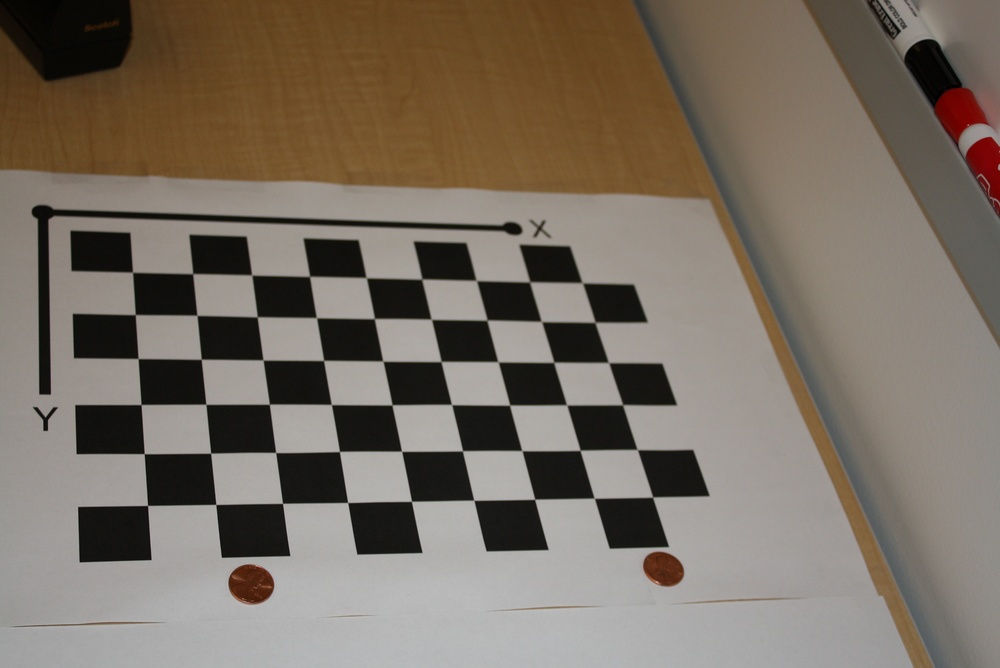
#> input picture lista6/data/image_calib_1.jpg, 1000 x 668 px, shrunk from 2816 x 1880 before the run
$ jupyter execute --allow-errors calibracao_Zhang.ipynb
#> lines starting #> are read from the running program, lines starting #| are printed output that depends on the picture; after the words box and inside, x2 and y2 are one past the last pixel; in counts of white or black regions, pixels touching at a corner belong together
[cell 1]
import numpy as np
import cv2
import math
from matplotlib import pyplot as plt
import os
import pandas as pd

[cell 2]
#variáveis auxiliares

pasta_resultados = "../results/"
pasta_dados = "../data/"

[cell 3]
#carrega 1 imagem para teste

image_file = pasta_dados+"image_calib_1.jpg"

imageBGR = cv2.imread(image_file, cv2.IMREAD_COLOR )
#> imageBGR is the input picture: shape (668, 1000, 3); mean B, G, R 99.3, 110.8, 121.1

imageRGB = cv2.cvtColor(imageBGR, cv2.COLOR_BGR2RGB )
gray_image = cv2.cvtColor(imageBGR, cv2.COLOR_BGR2GRAY)
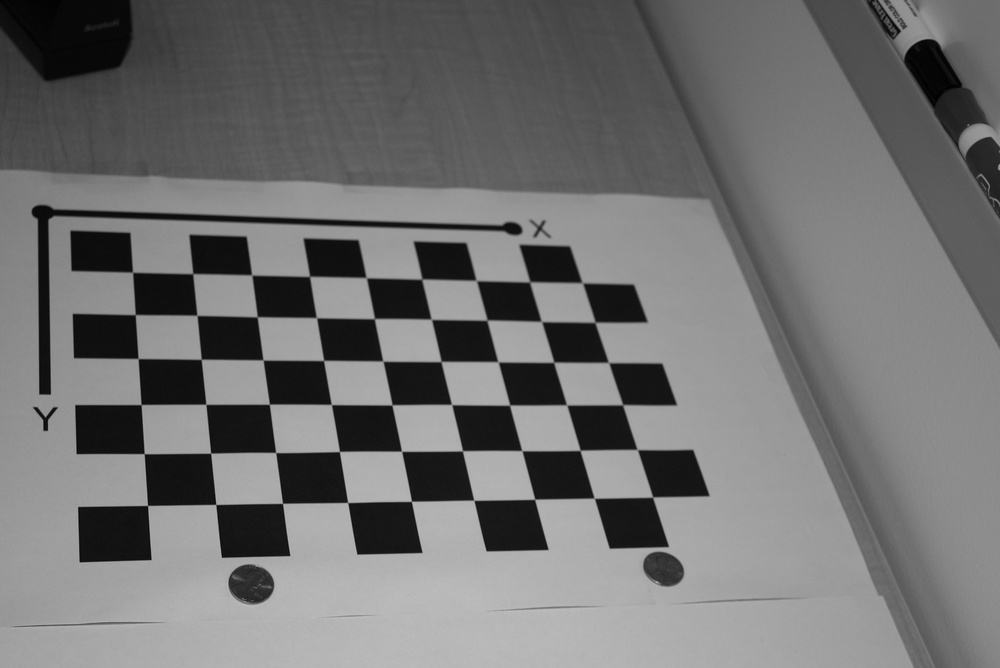
#> gray_image: shape (668, 1000); min 0, max 192, mean 112.6

plt.imshow(gray_image, cmap="gray", vmin=0, vmax=255)
plt.title('imagem cinza')
plt.show()

[cell 4]
#calcula os cantos do tabuleiro de xadrez
#open cv já possui uma função especifica para tal calibragem disponivel em:
# https://docs.opencv.org/2.4/modules/calib3d/doc/camera_calibration_and_3d_reconstruction.html
# https://docs.opencv.org/2.4/modules/imgproc/doc/feature_detection.html?highlight=cornersubpix

#item 2 e 3 da lista iterativo com 1 imagem


#variável interna utilizada pelo cornerSubPix para refinar a busca por cantos
criteria = (cv2.TERM_CRITERIA_EPS + cv2.TERM_CRITERIA_MAX_ITER, 30, 0.001)

#calcula os cantos do tabuleiro de xadrez
ret, corners = cv2.findChessboardCorners(gray_image, (6,9),None)
#> ret = True; corners = 54 rows, first 8: [147.5, 505.5], [144.2, 453.6], [141, 404.5], [138.1, 358.5], [135.3, 314.6], [132.6, 272.3], [215.8, 504.4], [210.6, 453.2]

#caso tenha conseguido encontrar os cantos, é feito um refinamento e é traçado os pontos na imagem
if ret:
    corners2 = cv2.cornerSubPix(gray_image,corners,(11,11),(-1,-1),criteria)
#> corners2 = 54 rows, first 8: [147.6, 505.5], [144.2, 453.7], [141.1, 404.5], [138.1, 358.5], [135.3, 314.6], [132.5, 272.2], [215.8, 504.4], [210.7, 453.2]

    img = cv2.drawChessboardCorners(imageRGB, (6,9), corners2,ret)
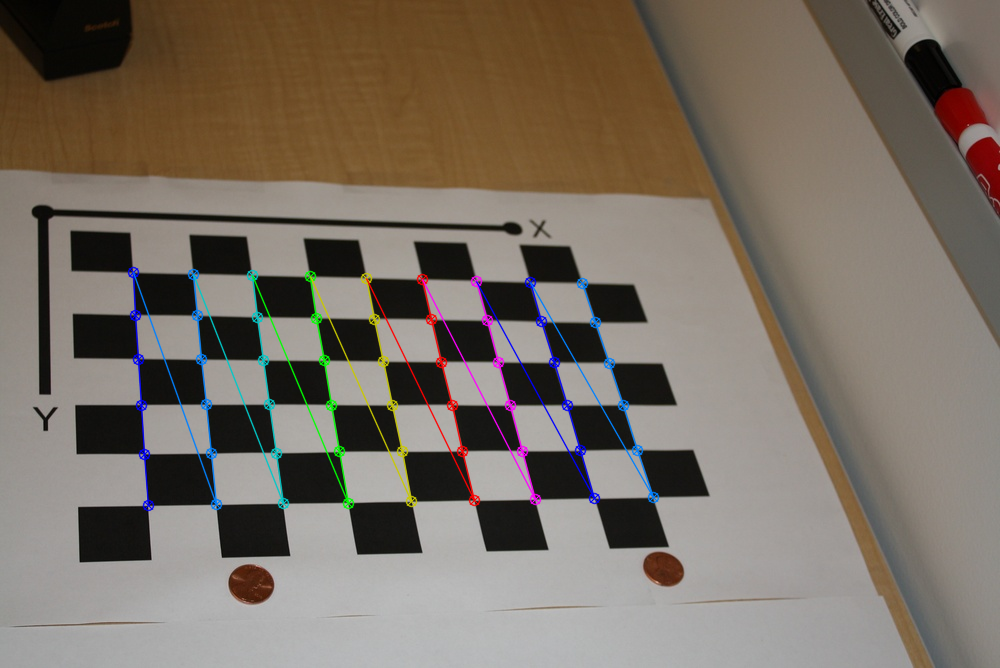
#> img: shape (668, 1000, 3); mean R, G, B 120.8, 110.9, 100.1
#> `img = cv2.drawChessboardCorners(img, CHECKERBOARD, corners2, ret)`:
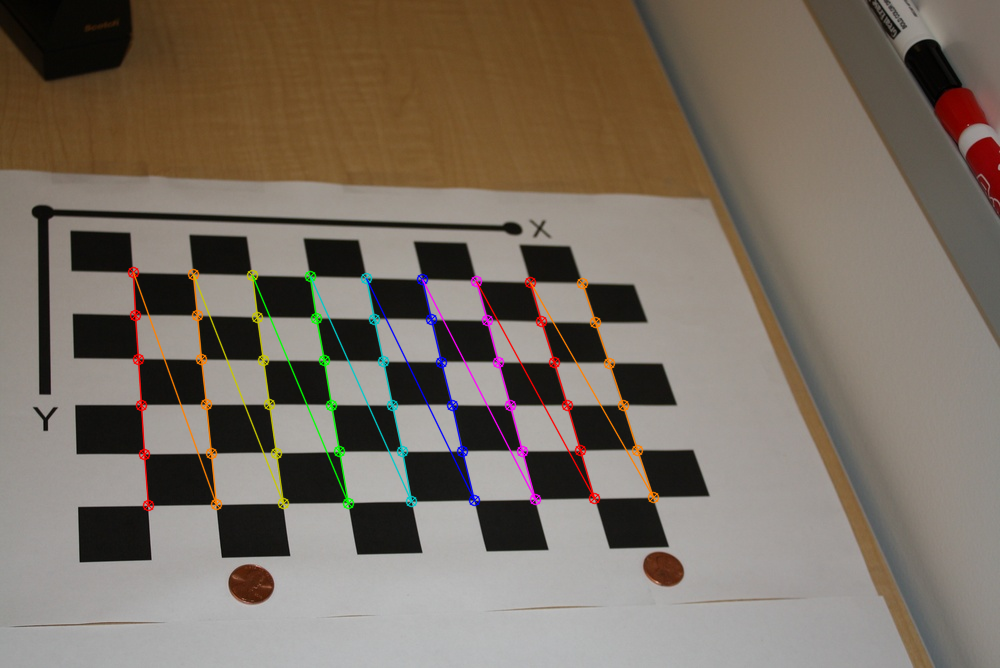
#> img: shape (668, 1000, 3); 2.39% of pixels changed, all inside (x1, y1, x2, y2) = (127, 266, 660, 512)

    plt.imshow(img)
    plt.title('corner')
    plt.show()

    # cv2.imwrite(pasta_resultados+'teste1.jpg', img)

[cell 5]
# vetor com as coordendas X,Y representando coordenadas do mundo real dos 54 cantos dos
# quadrados do tabuleiro

#item 4

CHECKERBOARD = (6,9)


check_board_points = np.zeros((1, CHECKERBOARD[0] * CHECKERBOARD[1], 3), np.float32)
check_board_points[0,:,:2] = np.mgrid[0:CHECKERBOARD[0], 0:CHECKERBOARD[1]].T.reshape(-1, 2)
check_board_points = check_board_points*29
check_board_points

[cell 6]
# Para realizar a calibração da câmera, será necessário alimentar o algoritmo com as várias imagens fornecidas pela lista
# Logo, as etapas iniciais acima serão executadas de forma automatica para todas as imagens e salvas na pasta de resultados

#item 5, 6 e 7

criteria = (cv2.TERM_CRITERIA_EPS + cv2.TERM_CRITERIA_MAX_ITER, 30, 0.001)

# Vetor para armazenar os pontos 3D de cada checkerboard das imagens
all_check_board_points = []
# Vetor para armazenar os pontos 2D dos cantos de cada imagem
all_corners = []


# Loop para guardar os cantos e os pontos 3D para cada uma das imanges.
# Para depois, com os pontos salvos realizar a calibração de câmera

#> (the rest of this cell did not finish here and is left out)
